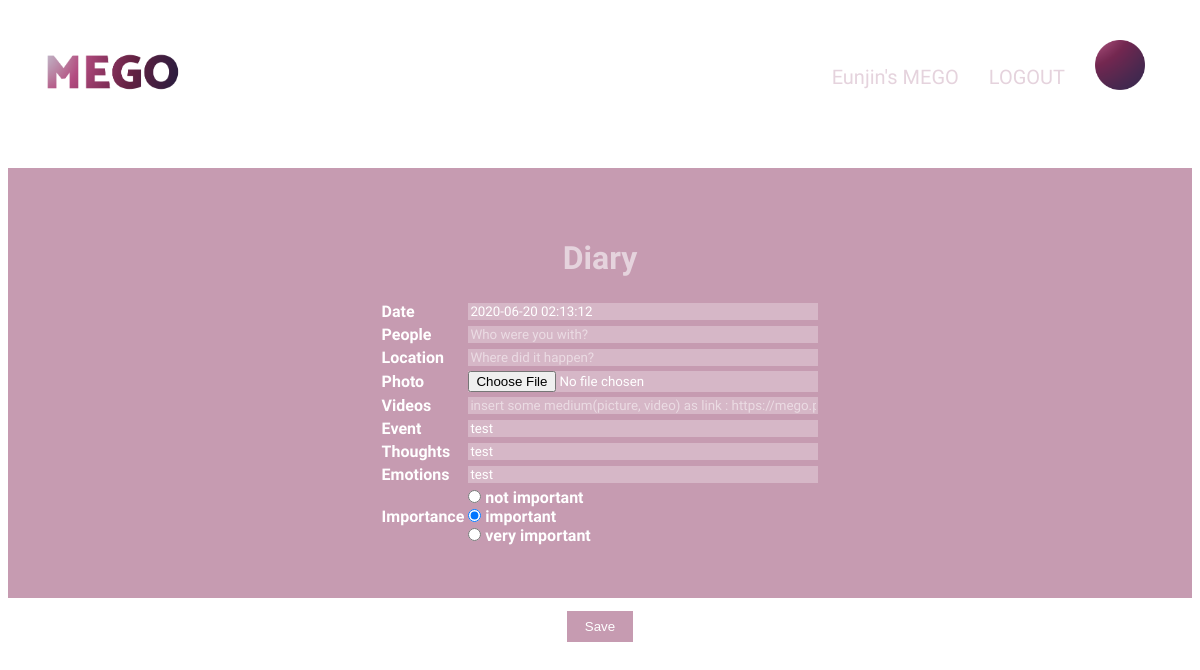
The app's page /MEgo/1/edit/ (signed in), older data.
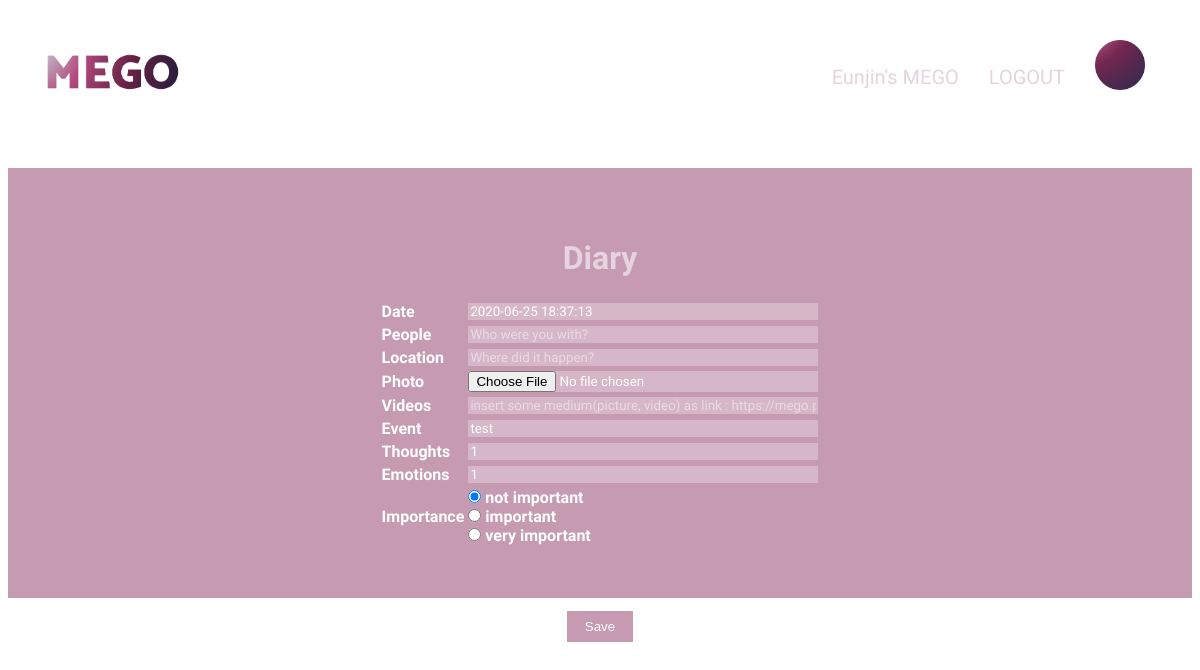
The same page, newer data.
### MEgo/models.py (models this page shows, shortened)
class Experience(models.Model):
    author = models.ForeignKey(settings.AUTH_USER_MODEL, on_delete=models.CASCADE, default='admin')
    input_date = models.DateTimeField(
            default=timezone.now)
    exp_date = models.DateTimeField(
            default=timezone.now)
    walks = models.IntegerField(blank=True, null=True)
    sleep = models.FloatField(blank=True, null=True)
    deep_sleep = models.FloatField(blank=True, null=True)
    heartbeat = models.IntegerField(blank=True, null=True)
    calorie = models.IntegerField(blank=True, null=True)
    distance = models.FloatField(blank=True, null=True)
    event = models.TextField()
    thoughts = models.TextField()
    emotion = models.TextField()
    importance = models.IntegerField()
    future = models.IntegerField(default=0)
    related_people = models.CharField(max_length=200, blank=True, null=True)
    related_place = models.CharField(max_length=200, blank=True, null=True)
    photo = models.ImageField(blank=True,upload_to=user_path)  # path based on the function and settings
    thumbnail_photo = models.ImageField(blank=True, upload_to=user_path) # it is not required field
    media_links = models.TextField(blank=True, null=True)
    emotion_color = models.CharField(max_length=100, default="", blank=True, null=True)

### MEgo/views.py (the view)
# urls.py: path('MEgo/<int:pk>/edit/', views.experience_edit, name='experience_edit'),
@login_required
def experience_edit(request, pk):
    exp = get_object_or_404(Experience, pk=pk)
    if request.method == "POST":
        form = ExpForm(request.POST, request.FILES, instance=exp)
        if form.is_valid():
            exp = form.save(commit=False)
            exp.author = request.user
            parsed_emotion = exp.emotion.strip().split(',')
            exp.emotion_color = emo_to_hex(parsed_emotion)
            exp.save()
            return redirect('experience_detail', pk=exp.pk)
    else:
        form = ExpForm(instance=exp)
    return render(request, 'MEgo/experience_edit.html', {'form': form})

### MEgo/templates/MEgo/experience_edit.html
{% extends 'MEgo/base.html' %}
{% load static %}
{% block content %}
    <form method="POST" class="exp-form" enctype="multipart/form-data">{% csrf_token %}
        <div class="form-group-exp">
            <h1>Diary</h1>
            <table>
                {% for field in form %}
                    <tr>
                      <td><label> {{field.label_tag}}</label></td>
                      <td>{{field}}</td>
                    </tr>
                {% endfor %}
            </table>
            </div>
            <div class="button-center-wrapper-exp">
                <button type="submit" class="button">Save</button>
            </div>
    </form>
{% endblock %}

Row changes from the older to the newer data that the page shows:
changed Experience "test": exp_date "2020-06-20 02:13:12" → "2020-06-25 18:37:13"; thoughts "test" → "1"; emotion "test" → "1"; importance "☐ Importance ☑ important ☐ very important" → "☑ Importance ☐ important ☐ very important"
